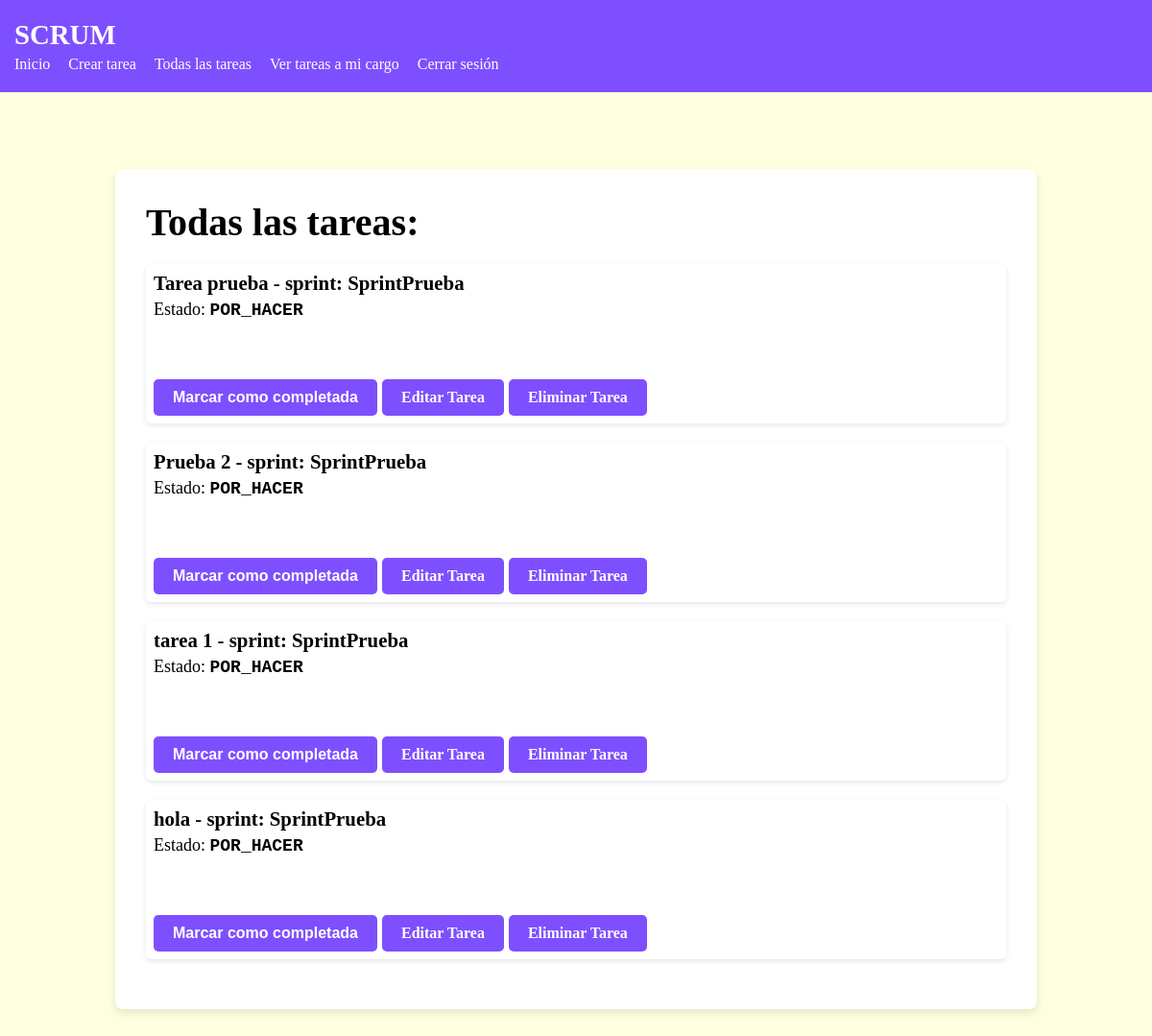
The page /listar-tareas (signed in) on the database as committed earlier.
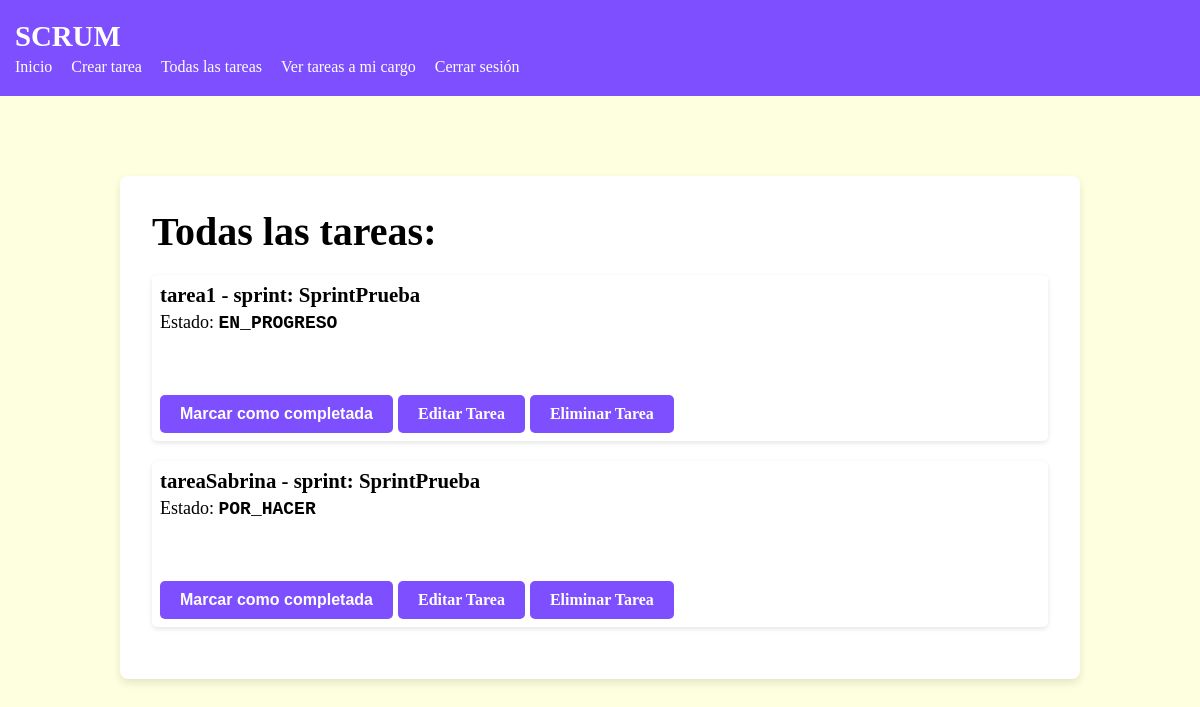
The same page on the database as committed later.
### scrum/models.py (models this page shows, shortened)
class Tarea(models.Model):
    titulo = models.CharField(max_length=200)
    descripcion = models.TextField(blank=True, default='')
    criterios_aceptacion = models.TextField(blank=True, default='')
    prioridad = models.IntegerField()
    estado = models.CharField(max_length=15, choices=ESTADO_CHOICES, default="POR_HACER")
    esfuerzo_estimado = models.IntegerField()
    responsable = models.ForeignKey(User, null=True, on_delete=models.SET_NULL)
    sprint_asignado = models.ForeignKey(Sprint, null=True, on_delete=models.SET_NULL)
    fecha_creacion = models.DateTimeField(auto_now_add=True)
    fecha_actualizacion = models.DateTimeField(auto_now=True)
    dependencias = models.ManyToManyField('self', symmetrical=False, blank=True)
    bloqueadores = models.TextField(blank=True, default='')
    class Meta:
        constraints = [
            models.CheckConstraint(check=models.Q(prioridad__gte=0), name='prioridad_no_negativa'),
            models.CheckConstraint(check=models.Q(esfuerzo_estimado__gte=0), name='esfuerzo_estimado_no_negativo'),
            models.CheckConstraint(check=models.Q(estado__in=["POR_HACER", "EN_PROGRESO", "COMPLETADA"]), name='estado_valido_tarea'),
            models.UniqueConstraint(fields=['titulo','sprint_asignado'], name='unique_tarea_sprint'),
        ]
        permissions = [
            ('permisoMarcarTarea', 'Puede marcar una tarea como completada.')
        ]

class Sprint(models.Model):
    nombre = models.CharField(max_length=200)
    objetivo = models.TextField(blank=True, default='')
    fecha_inicio = models.DateField()
    fecha_fin = models.DateField()
    velocidad = models.IntegerField()
    scrum_master = models.ForeignKey(User, null=True, on_delete=models.SET_NULL)
    equipo_desarrollo = models.ManyToManyField(User, related_name='sprints', blank=True)
    backlog_sprint = models.ManyToManyField('Tarea', related_name='sprints', blank=True)
    fecha_creacion = models.DateTimeField(auto_now_add=True)
    fecha_actualizacion = models.DateTimeField(auto_now=True)
    class Meta:
        constraints = [
            models.CheckConstraint(check=models.Q(fecha_fin__gte=models.F('fecha_inicio')), name='fecha_fin_posterior'),
            models.CheckConstraint(check=models.Q(velocidad__gte=0), name='velocidad_no_negativa'),
        ]

### scrum/views.py (the view)
# urls.py: path('listar-tareas', views.ListTareas.as_view(), name='listar-tareas'),
class ListTareas(LoginRequiredMixin, PermissionRequiredMixin, ListView):
    model = Tarea
    context_object_name= 'tareas'
    template_name = 'listar_todas.html'
    permission_required = ('scrum.view_epica', 'scrum.view_sprint', 'scrum.view_tarea')
    def get_queryset(self):
        return Tarea.objects.select_related('sprint_asignado').all()
    def get_context_data(self, **kwargs):
        context = super().get_context_data(**kwargs)
        context['permisos'] = self.request.user.get_all_permissions
        return context

### scrum/templates/listar_todas.html (shortened to what this page needs)
{%extends "base.html"%}
{%block content%}
    <h1>Todas las tareas:</h1>
    {%include "listar_tareas.html"%}
{%endblock%}

### scrum/templates/listar_tareas.html (shortened to what this page needs)
{%if tareas%}
    {%for tarea in tareas%}
        {% if 'scrum.view_epica' in permisos or 'scrum.view_sprint' in permisos or 'scrum.view_tarea' in permisos %}
            <div class="tarea-item-lista">
                <h2>{{tarea.titulo}} - sprint: {{tarea.sprint_asignado.nombre}}</h2>
                <div class="estadoTarea"> Estado: <span class="negrita"> {{tarea.estado}} </span></div>
                <div class="editar-eliminar-tarea">
                    {% if 'scrum.permisoMarcarTarea' in permisos and tarea.estado != 'completada' %}
                        <form action="{% url 'marcar_completada' tarea.pk %}" method="post">
                            <button type="submit">Marcar como completada</button>
                        </form>
                    {% endif %}
                    <a href="{% url 'editar_tarea' tarea.pk%}">Editar Tarea</a>
                    <a href="{% url 'eliminar_tarea' tarea.pk%}">Eliminar Tarea</a>
                </div>
            </div>
        {%endif%}
    {%endfor%}
{%else%}
    <h3>No hay tareas!</h3>
{%endif%}

Rows that differ between the two databases and show on the page:
removed Tarea: titulo "Tarea prueba", sprint_asignado.nombre "SprintPrueba", estado "POR_HACER", shows "Marcar como completada"
removed Tarea: titulo "Prueba 2", sprint_asignado.nombre "SprintPrueba", estado "POR_HACER", shows "Marcar como completada"
removed Tarea: titulo "tarea 1", sprint_asignado.nombre "SprintPrueba", estado "POR_HACER", shows "Marcar como completada"
removed Tarea: titulo "hola", sprint_asignado.nombre "SprintPrueba", estado "POR_HACER", shows "Marcar como completada"
added Tarea: titulo "tarea1", sprint_asignado.nombre "SprintPrueba", estado "EN_PROGRESO", shows "Marcar como completada"
added Tarea: titulo "tareaSabrina", sprint_asignado.nombre "SprintPrueba", estado "POR_HACER", shows "Marcar como completada"
